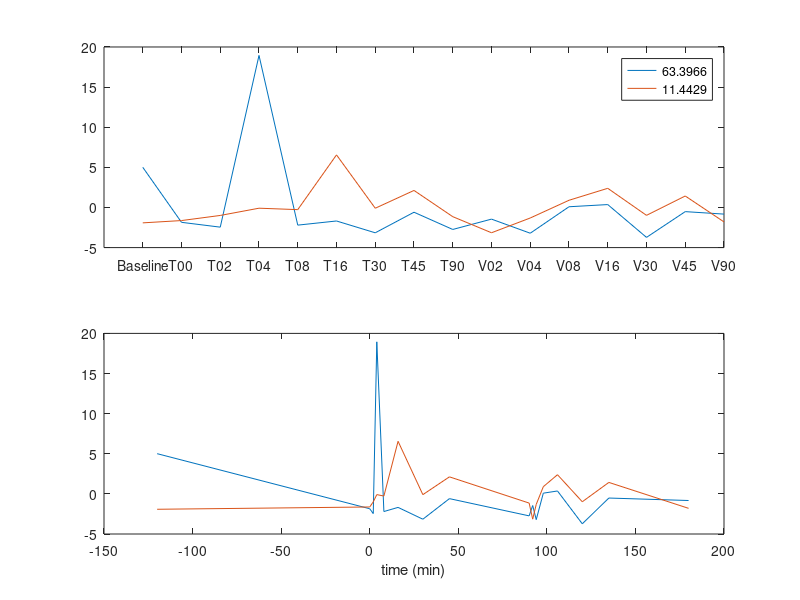

The MATLAB source for this figure:
% load data for gene expression, to analyse time scales of change
load integrateAndSwitchGeneExpression.mat

%% normalise data relative to baseline?

%% split data into T and V branches

%% ignore genes with missing data?
% meanExpression is in times by genes, each values average of 2-3
% replicates
% remove all columns with NaN values
cleanedExpression = meanExpression(:,~any(isnan(meanExpression)));

% % remove only columns with all NaN values
% cleanedExpression = meanExpression(:,~all(isnan(meanExpression)));

%% method 1: principle component analysis
% algorithms eig or svd (or als), Centered false or true
[coeff, score, ~, ~, explained] = pca(cleanedExpression,...
    'Algorithm','eig','Centered',true');

%% method 2: cluster genes based on expression, dynamic or static?

%% smooth data with cubic splines

%% plot curves 
figure
subplot(2,1,1)
plot(score(:,1))
hold all
plot(score(:,2))
set(gca,'XTick',1:size(times,1),'XTickLabel',times)
legend(num2str(explained(1:2)))

subplot(2,1,2)
plot(timeData,score(:,1))
hold all
plot(timeData,score(:,2))
xlabel('time (min)')

